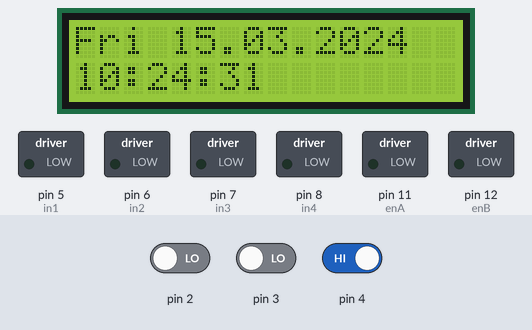
Simulated run of this sketch. Board: Arduino Uno, built with avr-gcc and run on an emulated ATmega328P. Parts: 16×2 character LCD, switched loads named in the sketch (green lamp = pin HIGH). The test bench sets the inputs (shaded band); at power-on: pin 4 HIGH, pin 2 LOW, pin 3 LOW. The local clock reads 2024-03-15 10:24:30 at power-on unless the sketch sets it.

Above: at 1.2 s.
1.3 s: pin 4 driven LOW
At 2.5 s:
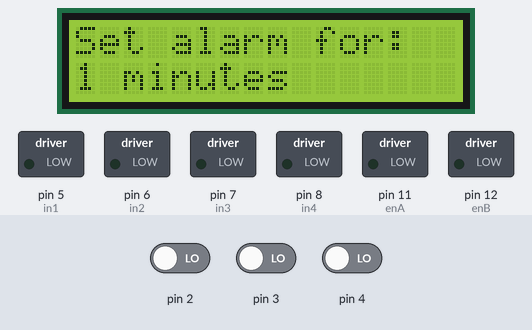
2.8 s: pin 2 driven HIGH
At 3.8 s:
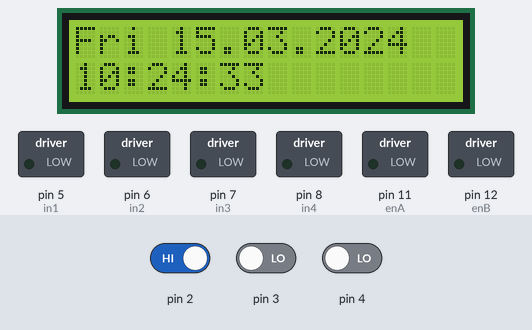
Timing chart, 0 to 5.8 s (numbered marks = the images above; inputs shaded):
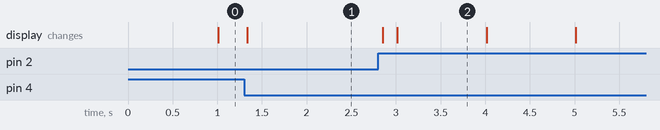

Measured:
- after the input at 1.3 s, the display: changes at once (image 1)
- after the input at 2.8 s, the display: first changes after 0.05 s (image 2 shows a later state)
- what the display in image 2 shows lasts 1.0 s, from 3.0 s to 4.0 s

The sketch:

alarm_clock_on_wheels.ino
```cpp
// (licence header left out)
#include <Wire.h>
#include <LiquidCrystal_I2C.h>
#include <DS3231.h>

// define states in our FSM
#define INITIAL_STATE 0
#define SETTING_ALARM 1
#define ALARM_SET 2
#define ALARM_RINGING 3

// define pins that are used
#define in1 5
#define in2 6
#define in3 7
#define in4 8
#define buzzer_pin 9
#define enA 11
#define enB 12

// utils
#define MINIMUM_TIME_BETWEEN_BUTTON_PRESSES_MILLIS 200
#define NUMBER_OF_SECONDS_IN_A_MINUTE 60
#define DEFAULT_SNOOZE_TIME_MINUTES 3
#define BUZZING_TIME_MILLIS 3500
#define BUZZER_FREQUENCY_HZ 1000

// for debouncing
volatile unsigned long last_yellow_button_push = 0;
volatile unsigned long last_red_button_push = 0;
volatile unsigned long last_blue_button_push = 0;

/*
 * Yellow button: increment number of minutes / snooze for 5 minutes
 * Red button: decrement number of minutes / stop alarm
 * Blue button: confirm
*/

// global variables
DS3231  rtc(SDA, SCL);
LiquidCrystal_I2C lcd(0x27, 16, 2);

volatile unsigned int seconds_passed = 0;
volatile unsigned int seconds_for_alarm_start = 0;
volatile unsigned int number_of_minutes_selected = 0;
volatile unsigned long current_direction_start;
volatile bool direction = false;

volatile int state = INITIAL_STATE;
volatile bool changed_state = false;
volatile bool force_lcd_clear = false;

// treat Timer1 compare interrupt request
ISR(TIMER1_COMPA_vect) {
  seconds_passed += 2;
  if (seconds_passed >= seconds_for_alarm_start && state == ALARM_SET) {
    state++;
    changed_state = true;
  }
}

// treat interrupt from blue button
ISR(INT0_vect) {
  unsigned long current_time = millis();
  if (current_time - last_blue_button_push >= MINIMUM_TIME_BETWEEN_BUTTON_PRESSES_MILLIS) {
    last_blue_button_push = current_time;

    // confirm number of minutes selected
    if (state == SETTING_ALARM) {
      state++;
      changed_state = true;
      seconds_for_alarm_start = seconds_passed + NUMBER_OF_SECONDS_IN_A_MINUTE * number_of_minutes_selected;
    }
  }
}

// treat interrupt from red button
ISR(INT1_vect) {
  unsigned long current_time = millis();
  if (current_time - last_red_button_push >= MINIMUM_TIME_BETWEEN_BUTTON_PRESSES_MILLIS) {
    last_red_button_push = current_time;

    // decrease the number of minutes
    if (state == SETTING_ALARM && number_of_minutes_selected > 0) {
      number_of_minutes_selected--;
      if (number_of_minutes_selected == 9 || number_of_minutes_selected == 99)
        force_lcd_clear = true;
    }

    // stop alarm
    if (state == ALARM_RINGING) {
      state = INITIAL_STATE;
      changed_state = true;
    }
  }
}

// treat interrupt from yellow button
ISR(PCINT2_vect) {
  // check that interrupt comes from PD4
  if ((PIND & (1 << PD4)) == 0) {
    unsigned long current_time = millis();
    if (current_time - last_yellow_button_push >= MINIMUM_TIME_BETWEEN_BUTTON_PRESSES_MILLIS) {
      last_yellow_button_push = current_time;

      // increase the number of minutes
      if (state == SETTING_ALARM) {
        number_of_minutes_selected++;
      }

      // enter alarm set mode
      if (state == INITIAL_STATE) {
        state++;
        changed_state = true;
        number_of_minutes_selected = 1;
      }

      // snooze alarm for 5 minutes
      if (state == ALARM_RINGING) {
        state = ALARM_SET;
        changed_state = true;
        seconds_for_alarm_start = seconds_passed + DEFAULT_SNOOZE_TIME_MINUTES * NUMBER_OF_SECONDS_IN_A_MINUTE;
      }
    }
  }
}

/*
 * Configure Timer1 in CTC mode with a frequency of 0.5Hz
 * so that an interrupt is made every 2 seconds
*/
void configure_timer1() {
  TCCR1A = 0;
  TCCR1B = 0;
  TCNT1 = 0;
  OCR1A = 31250;
  // CTC mode
  TCCR1B |= (1 << WGM12);
  // 1024 prescaler
  TCCR1B |= (1 << CS12) | (1 << CS10);
}

void configure_button_interrupts() {
  // rising edge of both INT0 and INT1 create interrupts
  EICRA |= (1 << ISC00) | (1 << ISC01) | (1 << ISC10) | (1 << ISC11);

  // activate INT0(blue button) and INT1(red button)
  EIMSK |= (1 << INT0) | (1 << INT1);

  // set PCIE2 bit in PCICR to enable PCMSK2 scan
  PCICR |= (1 << PCIE2);

  // activate PCINT20(yellow button)
  PCMSK2 |= (1 << PCINT20);
}

void setup() {
  // set pin modes
  pinMode(buzzer_pin, OUTPUT);
  pinMode(enA, OUTPUT);
  pinMode(enB, OUTPUT);
  pinMode(in1, OUTPUT);
  pinMode(in2, OUTPUT);
  pinMode(in3, OUTPUT);
  pinMode(in4, OUTPUT);

  // setup RTC module and LCD screen
  rtc.begin();
  lcd.begin();
  lcd.backlight();
  lcd.clear();

  // set up timer
  // deactivate interrupts
  cli();
  configure_timer1();
  // enable timer compare interrupt
  TIMSK1 |= (1 << OCIE1A);
  // activate interrupts
  sei();

  configure_button_interrupts();
}

/*
 * Print current date on the first row and current time on the second row
 * of the 16x2 LCD display
*/
void print_date_and_time() {
  // day of week
  char *day_of_week = rtc.getDOWStr();
  lcd.setCursor(0, 0);
  lcd.print(day_of_week[0]);
  lcd.print(day_of_week[1]);
  lcd.print(day_of_week[2]);
  lcd.print(" ");

  // date
  lcd.print(rtc.getDateStr());

  // current time
  lcd.setCursor(0, 1);
  lcd.print(rtc.getTimeStr());
}

/*
 * Print the number of minutes selected by the user for alarm
*/
void print_current_alarm_info() {
  lcd.setCursor(0, 0);
  lcd.print("Set alarm for:");

  lcd.setCursor(0, 1);

  // print number of minutes on the second row
  char buff[40];
  sprintf(buff, "%d minutes", number_of_minutes_selected);
  lcd.print(buff);
}

/*
 * Print instructions when alarm is ringing
*/
void print_during_alarm_ringing() {
  lcd.setCursor(0, 0);
  char buff[40];
  sprintf(buff, "Yellow: snooze %d", DEFAULT_SNOOZE_TIME_MINUTES);
  lcd.print(buff);

  lcd.setCursor(0, 1);
  lcd.print("Red: stop alarm");
}

void move_forward() {
  digitalWrite(in1, LOW);
  digitalWrite(in2, HIGH);
  digitalWrite(in3, HIGH);
  digitalWrite(in4, LOW);

  analogWrite(enA, 200);
  analogWrite(enB, 200);
}

void move_backward() {
  digitalWrite(in1, HIGH);
  digitalWrite(in2, LOW);
  digitalWrite(in3, LOW);
  digitalWrite(in4, HIGH);

  analogWrite(enA, 200);
  analogWrite(enB, 200);
}

void stop_car() {
  digitalWrite(in1, LOW);
  digitalWrite(in2, LOW);
  digitalWrite(in3, LOW);
  digitalWrite(in4, LOW);
}

void loop() {
  // clear the display on each change of state
  if (changed_state) {
    lcd.clear();
    changed_state = false;

    if (state == ALARM_RINGING) {
      direction = false;
      current_direction_start = millis();
      return;
    } else {
      stop_car();
    }
  }

  // sound the buzzer and print the 'snooze' and 'stop alarm' options
  // while moving the car back and forth
  if (state == ALARM_RINGING) {
    print_during_alarm_ringing();

    if (millis() - current_direction_start >= BUZZING_TIME_MILLIS) {
      // change the direction in which the car is moving
      current_direction_start = millis();
      direction = !direction;
      return;
    }

    if (direction) {
      tone(buzzer_pin, BUZZER_FREQUENCY_HZ);
      move_forward();
    } else {
      noTone(buzzer_pin);
      move_backward();
    }
    return;
  }

  // print the date and time
  if (state == INITIAL_STATE || state == ALARM_SET) {
    noTone(buzzer_pin);
    print_date_and_time();
    return;
  }

  // while setting the alarm, print the number of minutes selected
  if (state == SETTING_ALARM) {
    if (force_lcd_clear) {
      lcd.clear();
      force_lcd_clear = false;
    }

    print_current_alarm_info();
  }
}
```
